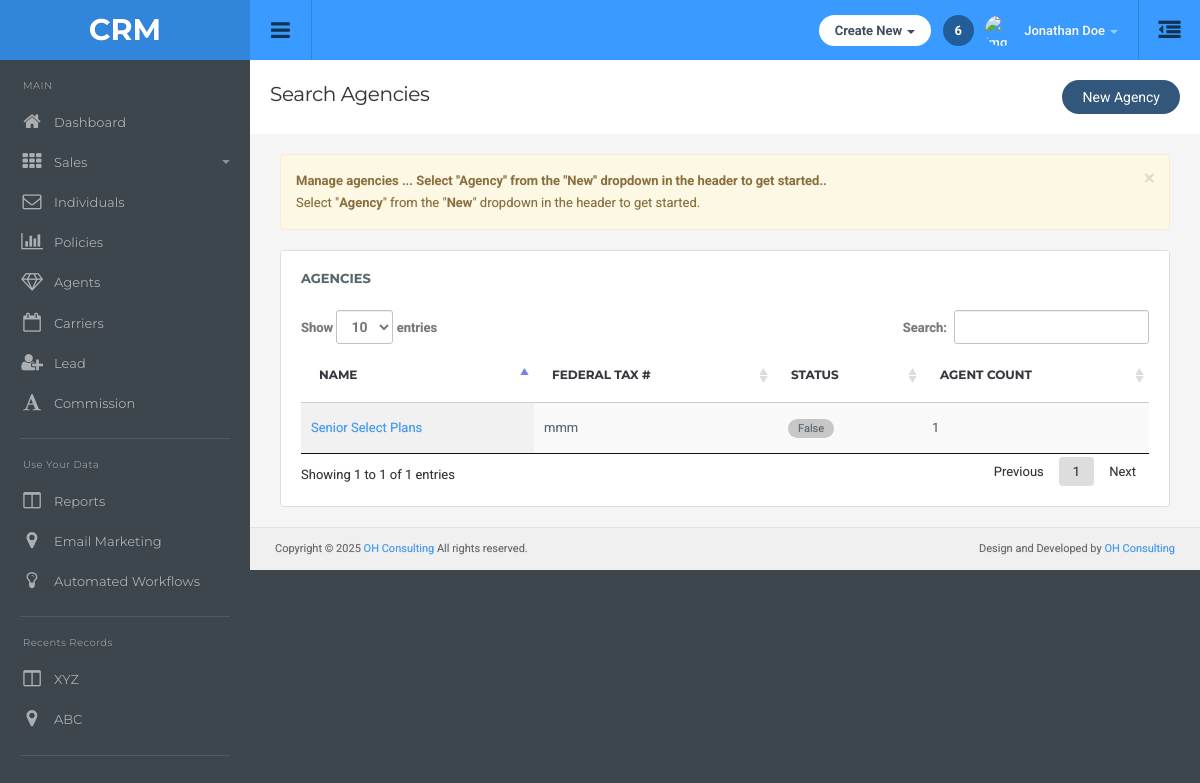
The app's page /agency/manage-agencies/ with its own data.
### main/models.py (models this page shows)
class Agency(models.Model):
    name = models.CharField(max_length=255,unique=True)
    business_phone = models.CharField(max_length=10, blank=True, null=True)
    ext = models.CharField(max_length=12, blank=True, null=True)

class AgencyDetails(models.Model):
    agency_name = models.ForeignKey(Agency,on_delete=models.CASCADE,related_name="agency_detail")
    federal_tax_number = models.CharField(max_length=50, blank=True, null=True)
    active = models.BooleanField(default=False)
    email = models.EmailField(null=True,blank=True)

### main/views.py (the view)
# urls.py: path('agency/manage-agencies/', views.manage_agencies, name='manage_agencies'),
def manage_agencies(request):
    agency = Agency.objects.annotate(agent_count=Count('agent_agency'))
    return render(request, 'agency/manageagencies.html',{'agency': agency})

### templates/agency/manageagencies.html (shortened to what this page needs)
{% extends "dashboard/base.html" %}
{% load static %}
{% block main-content %}
<div class="container-wrapper">
    <div class="page-header-container">
        <div class="page-header" style="display: flex; align-items: center; justify-content: space-between;">
            <h1 class="title" style="flex: 1; min-width: 0; overflow: hidden; text-overflow: ellipsis; white-space: nowrap;">Search Agencies</h1>
            <div style="display: flex; align-items: center; gap: 15px;">
                <button type="button" class="btn btn-rounded btn-primary" data-toggle="modal" data-target="#newAgencyModal">
                    New Agency
                </button>
            </div>
        </div>
    </div>
<div class="alert alert-warning alert-dismissible" role="alert">
    <button type="button" class="close" data-dismiss="alert" aria-label="Close">
      <span aria-hidden="true">&times;</span>
    </button>
    <strong>Manage agencies ... Select "Agency" from the "New" dropdown in the header to get started..</strong><br>
    Select "<strong>Agency</strong>" from the "<strong>New</strong>" dropdown in the header to get started.
</div>
<div class="row">
    <div class="col-md-12">
        <div class="panel panel-default">
            <div class="panel-title">Agencies</div>
            <div class="panel-body table-responsive">
                <table id="agencyTable" class="table display">
                    <thead>
                        <tr>
                            <th>Name</th>
                            <th>Federal Tax #</th>
                            <th>Status</th>
                            <th>Agent Count</th>
                        </tr>
                    </thead>
                    <tbody>
                        {% for i in agency %}
                        <tr>
                            <td><a href="{% url "edit_agency_details" i.id %}">{{i.name}}</a></td>
                            <td>
                                {% if i.agency_detail.all %}
                                    {{ i.agency_detail.all.0.federal_tax_number}}
                                {% else %}
                                    No Federal Tax Number
                                {% endif %}
                            </td>
                            <td><span class="badge badge-success">
                                {% if i.agency_detail.all %}
                                    {{ i.agency_detail.all.0.active}}
                                {% endif %}
                            </span></td>
                            <td>{{i.agent_count}}</td>
                        </tr>
                        {% endfor %}
                    </tbody>
                </table>
            </div>
        </div>
    </div>
</div>
{% endblock %}

### static/css/style.css (style rules this page uses)
body { background: #3d464d; color: #58666e; margin: 0; line-height: 1.7em; font-size: 13px; font-family: 'Roboto',sans-serif; outline: 0; text-Shadow: 0 0 1px rgba(0,0,0,0.2) }
a { color: #399bff; text-decoration: none }
b,strong { font-weight: 600 }
.col-xs-1,.col-sm-1,.col-md-1,.col-lg-1,.col-xs-2,.col-sm-2,.col-md-2,.col-lg-2,.col-xs-3,.col-sm-3,.col-md-3,.col-lg-3,.col-xs-4,.col-sm-4,.col-md-4,.col-lg-4,.col-xs-5,.col-sm-5,.col-md-5,.col-lg-5,.col-xs-6,.col-sm-6,.col-md-6,.col-lg-6,.col-xs-7,.col-sm-7,.col-md-7,.col-lg-7,.col-xs-8,.col-sm-8,.col-md-8,.col-lg-8,.col-xs-9,.col-sm-9,.col-md-9,.col-lg-9,.col-xs-10,.col-sm-10,.col-md-10,.col-lg-10,.col-xs-11,.col-sm-11,.col-md-11,.col-lg-11,.col-xs-12,.col-sm-12,.col-md-12,.col-lg-12 { padding-right: 15px; padding-left: 15px }
.row { margin-right: -15px; margin-left: -15px }
.page-header { background: #fff; margin: -20px -30px 20px -30px; padding: 20px; border-bottom: none; position: relative }
.page-header .title { padding: 0; margin: 0; font-family: 'Montserrat',sans-serif; font-size: 20px; line-height: normal; font-weight: normal; color: #37363e; padding-bottom: 6px }
h1,h2,h3,h4,h5,h6,.h1,.h2,.h3,.h4,.h5,.h6 { font-family: inherit; font-weight: 400; line-height: 1.6; color: #37363e }
h1,.h1,h2,.h2,h3,.h3 { margin-top: 20px; margin-bottom: 10px; letter-spacing: -0.02em }
h1,.h1 { font-size: 2.25em }
.btn { font-size: 14px; padding: 7px 20px 7px 20px; border: none; background: #e4e4e4; color: inherit; border-radius: 3px }
.btn-rounded { border-radius: 999px }
.btn-primary { background-color: #33577b; color: #fff }
.panel { box-shadow: none; border: 1px solid #e5e5e5; background: #fff; padding: 20px; margin-bottom: 20px; position: relative }
.panel-title { font-family: 'Montserrat',sans-serif; color: #58666e; font-size: 13px; font-weight: bold; text-transform: uppercase; padding: 16px 20px; margin: -20px; background: #fff; margin-bottom: 5px; border-bottom: none; border-top-left-radius: 3px; border-top-right-radius: 3px }
.panel-body,.panel-heading { padding: 0; color: inherit; background-color: transparent; border-color: none }
.panel .badge { font-size: 11px; font-family: 'Roboto',sans-serif; text-transform: none; padding: 4px 10px; margin-left: 5px; font-weight: normal }
.panel-default { border-color: #ddd }
.panel-default .badge { color: inherit; background-color: rgba(0,0,0,0.2) }
.table { margin: 0 }
thead { font-weight: 600; font-family: 'Montserrat',sans-serif; text-transform: uppercase; font-size: 12px; color: #37363e }
table td { display: table-cell; vertical-align: middle }
.table>thead>tr>th,.table>tbody>tr>th,.table>tfoot>tr>th,.table>thead>tr>td,.table>tbody>tr>td,.table>tfoot>tr>td { padding: 15px; line-height: 1.7 }

### records on screen
Agency: name "Senior Select Plans", agency_detail.all.0.federal_tax_number "mmm", agency_detail.all.0.active "False", agent_count "1"
